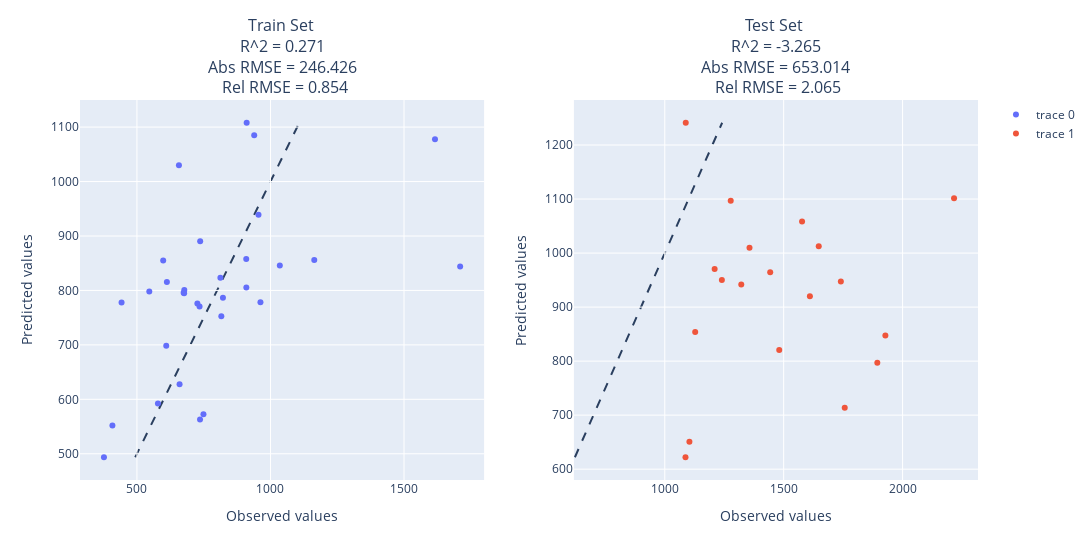

The cell this chart's notebook holds for it:
### Markdown cell above
### Test

### Code cell
# Make predictions for training
X = doe
y = tar
y_pred = pipe.predict(X)

# Make predictions for testing
X_test = doe_test
y_test = tar_test
y_test_pred = pipe.predict(X_test)

# Plot
plot_pls_model_eval(
    y, y_pred, y_test, y_test_pred,
)

### Figure 1 — Plotly figure (JSON) as saved in the notebook; plotly's stock layout.template omitted (floating-point values rounded to 4 significant figures)
{"data": [{"mode": "markers", "type": "scatter", "x": [598.2, 677.3, 962.4, 376.5, 749.0, 609.7, 734.5, 736.8, 546.2, 909.6, 816.0, 657.2, 822.0, 909.2, 442.4, 659.6, 736.2, 726.2, 612.1, 939.1, 955.1, 578.6, 674.9, 910.8, 676.6, 812.5, 408.1, 1035.0, 1616.0, 1164.0, 1710.0], "xaxis": "x", "y": [854.8, 800.7, 778.2, 493.6, 572.7, 698.2, 770.5, 890.2, 798.1, 805.2, 752.6, 1030.0, 786.6, 857.9, 777.7, 627.4, 562.9, 776.0, 815.6, 1085.0, 938.8, 592.5, 795.6, 1108.0, 795.0, 823.1, 552.0, 845.6, 1078.0, 855.8, 843.8], "yaxis": "y"}, {"mode": "markers", "type": "scatter", "x": [2216.0, 1740.0, 1577.0, 1210.0, 1104.0, 1128.0, 1647.0, 1356.0, 1610.0, 1928.0, 1894.0, 1443.0, 1240.0, 1088.0, 1277.0, 1322.0, 1481.0, 1087.0, 1757.0], "xaxis": "x2", "y": [1101.0, 947.4, 1058.0, 970.4, 650.9, 853.8, 1013.0, 1010.0, 920.0, 847.6, 796.8, 964.6, 950.3, 1241.0, 1097.0, 941.9, 820.7, 622.1, 713.7], "yaxis": "y2"}], "layout": {"annotations": [{"font": {"size": 16}, "showarrow": false, "text": "Train Set <br> R^2 = 0.271 <br> Abs RMSE = 246.426 <br> Rel RMSE = 0.854", "x": 0.225, "xanchor": "center", "xref": "paper", "y": 1, "yanchor": "bottom", "yref": "paper"}, {"font": {"size": 16}, "showarrow": false, "text": "Test Set <br> R^2 = -3.265 <br> Abs RMSE = 653.014 <br> Rel RMSE = 2.065", "x": 0.775, "xanchor": "center", "xref": "paper", "y": 1, "yanchor": "bottom", "yref": "paper"}], "shapes": [{"layer": "below", "line": {"dash": "dash"}, "type": "line", "x0": 493.6, "x1": 1108.0, "y0": 493.6, "y1": 1108.0}, {"layer": "below", "line": {"dash": "dash"}, "type": "line", "x0": 622.1, "x1": 1241.0, "xref": "x2", "y0": 622.1, "y1": 1241.0, "yref": "y2"}], "width": 1600, "xaxis": {"anchor": "y", "domain": [0, 0.45], "title": {"text": "Observed values"}}, "xaxis2": {"anchor": "y2", "domain": [0.55, 1], "title": {"text": "Observed values"}}, "yaxis": {"anchor": "x", "domain": [0, 1], "title": {"text": "Predicted values"}}, "yaxis2": {"anchor": "x2", "domain": [0, 1], "title": {"text": "Predicted values"}}}}
